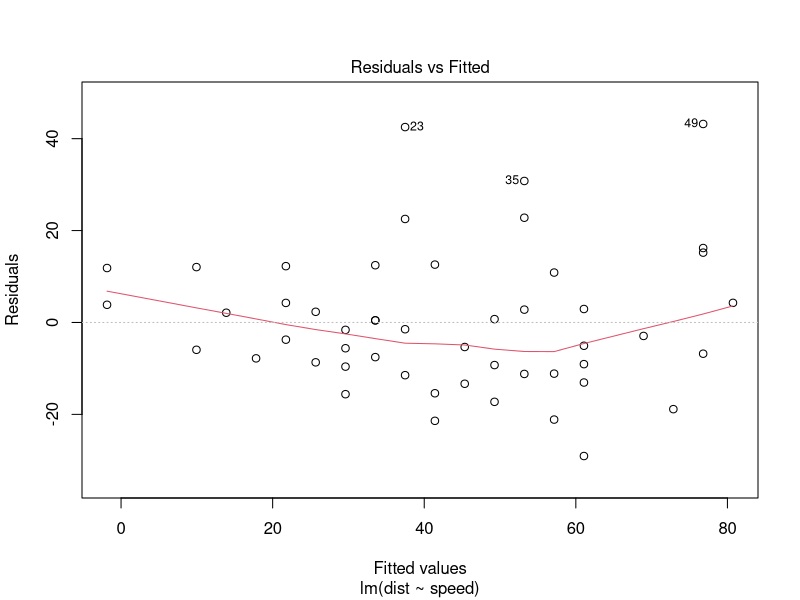
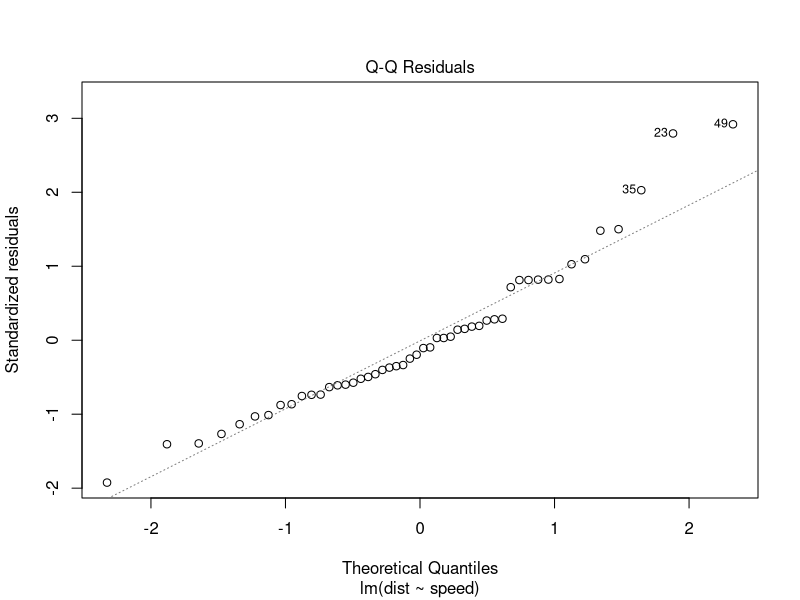
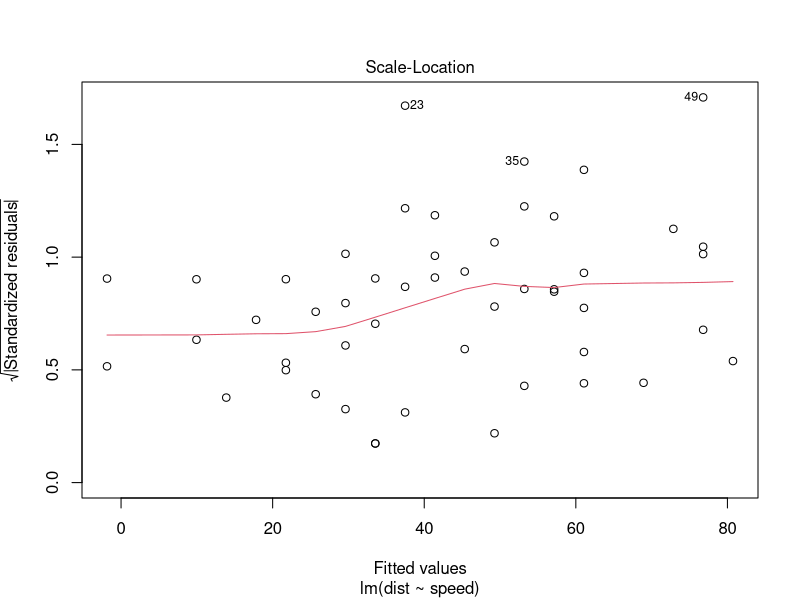
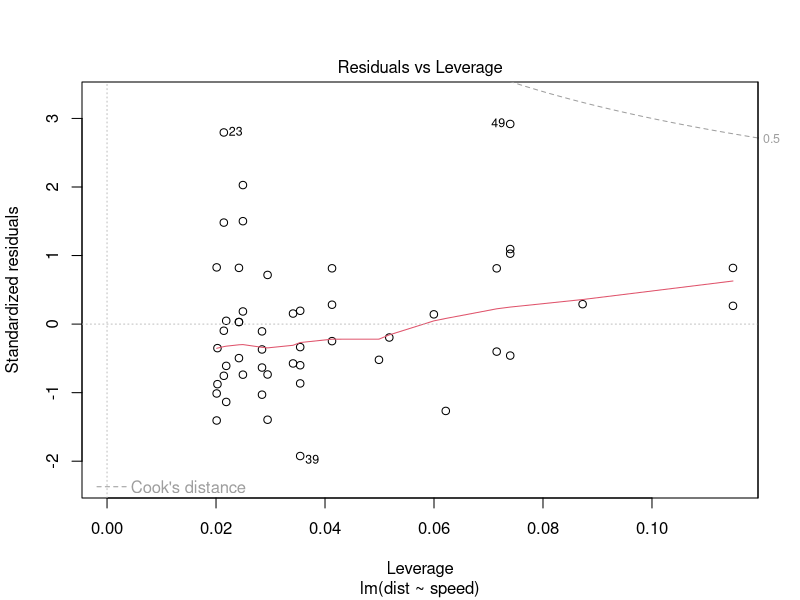

These figures' R source, in order:
## ---- chunk 1
fit <- lm(dist ~ speed, data = cars)
b   <- coef(fit)
plot(fit)
